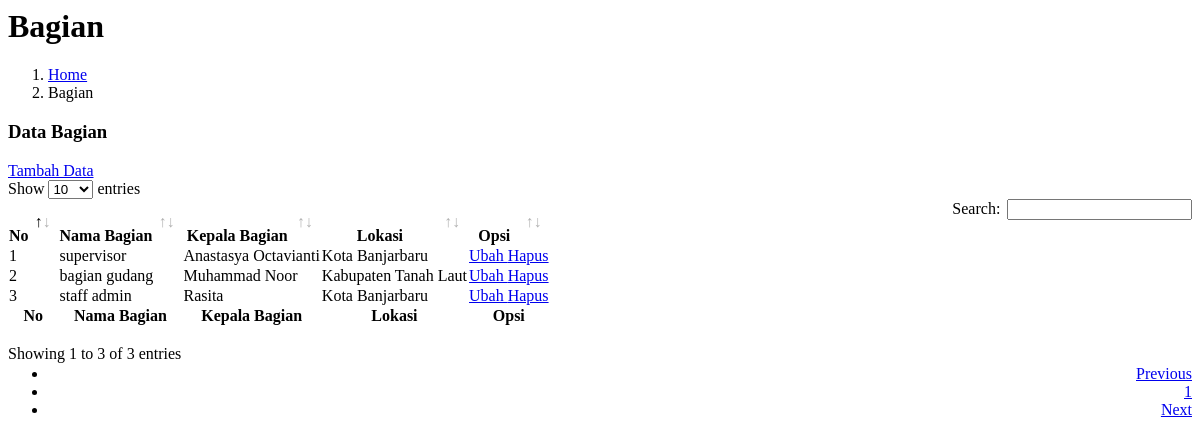
/pages/bagian/bagianread.php, run on the app's committed database.
### tables this page shows
CREATE TABLE `bagian` (
  `id` int(11) NOT NULL,
  `nama_bagian` varchar(255) NOT NULL,
  `karyawan_id` int(11) NOT NULL,
  `lokasi_id` int(11) NOT NULL
);

CREATE TABLE `karyawan` (
  `id` int(11) NOT NULL,
  `nik` varchar(255) NOT NULL,
  `nama_lengkap` varchar(255) NOT NULL,
  `handphone` varchar(255) NOT NULL,
  `email` varchar(255) NOT NULL,
  `tanggal_masuk` date NOT NULL,
  `pengguna_id` int(11) NOT NULL
);

CREATE TABLE `lokasi` (
  `id` int(11) NOT NULL,
  `nama_lokasi` varchar(30) NOT NULL
);

### pages/bagian/bagianread.php (the view, shortened to what this page needs)
<?php include_once "partials/cssdatatables.php" ?>
<div class="content-header">
    <div class="container-fluid">
        <div class="row mb-2">
            <div class="col-sm-6">
                <h1 class="m-0">Bagian</h1>
            </div>
            <div class="col-sm-6">
                <ol class="breadcrumb float-sm-right">
                    <li class="breadcrumb-item">
                        <a href="?page=home">Home</a>
                    </li>
                    <li class="breadcrumb-item">Bagian</li>
                </ol>
            </div>
        </div>
    </div>
</div>
<div class="content">
    <div class="card">
        <div class="card-header">
            <h3 class="card-title">Data Bagian</h3>
            <a href="?page=bagiancreate" class="btn btn-success btn-sm float-right">
                <i class="fa fa-plus-circle"></i> Tambah Data
            </a>
        </div>
        <div class="card-body">
            <table id="mytable" class="table table-bordered table-hover">
                <thead>
                    <tr>
                        <th>No</th>
                        <th>Nama Bagian</th>
                        <th>Kepala Bagian</th>
                        <th>Lokasi</th>
                        <th>Opsi</th>
                    </tr>
                </thead>
                <tfoot>
                    <tr>
                        <th>No</th>
                        <th>Nama Bagian</th>
                        <th>Kepala Bagian</th>
                        <th>Lokasi</th>
                        <th>Opsi</th>
                    </tr>
                </tfoot>
                <tbody>
                    <?php
                    $database = new Database();
                    $db = $database->getConnection();
                    $selectSql = "SELECT B.*, K.nama_lengkap nama_kepala_bagian, L.nama_lokasi nama_lokasi_bagian FROM bagian B
                    LEFT JOIN karyawan K ON B.karyawan_id = K.id
                    LEFT JOIN lokasi L ON B.lokasi_id = L.id";
                    $stmt = $db->prepare($selectSql);
                    $stmt->execute();
                    $no = 1;
                    while ($row = $stmt->fetch(PDO::FETCH_ASSOC)) {
                    ?>
                        <tr>
                            <td><?= $no++ ?></td>
                            <td><?php echo $row['nama_bagian'] ?></td>
                            <td><?php echo $row['nama_kepala_bagian'] ?></td>
                            <td><?php echo $row['nama_lokasi_bagian'] ?></td>
                            <td>
                                <a href="?page=bagianupdate&id=<?= $row['id'] ?>" class="btn btn-primary btn-sm mr-1">
                                    <i class="fa fa-edit"></i> Ubah
                                </a>
                                <a href="?page=bagiandelete&id=<?= $row['id'] ?>" class="btn btn-danger btn-sm mr-1" onclick="javascript: return confirm('Konfirmasi data akan dihapus?);">
                                    <i class="fa fa-trash"></i> Hapus
                                </a>
                            </td>
                        </tr>
                    <?php
                    }
                    ?>
                </tbody>
            </table>
        </div>
    </div>
</div>

### data on the page
bagian: nama_bagian "supervisor", karyawan.nama_lengkap "Anastasya Octavianti", lokasi.nama_lokasi "Kota Banjarbaru"
bagian: nama_bagian "bagian gudang", karyawan.nama_lengkap "Muhammad Noor", lokasi.nama_lokasi "Kabupaten Tanah Laut"
bagian: nama_bagian "staff admin", karyawan.nama_lengkap "Rasita", lokasi.nama_lokasi "Kota Banjarbaru"
